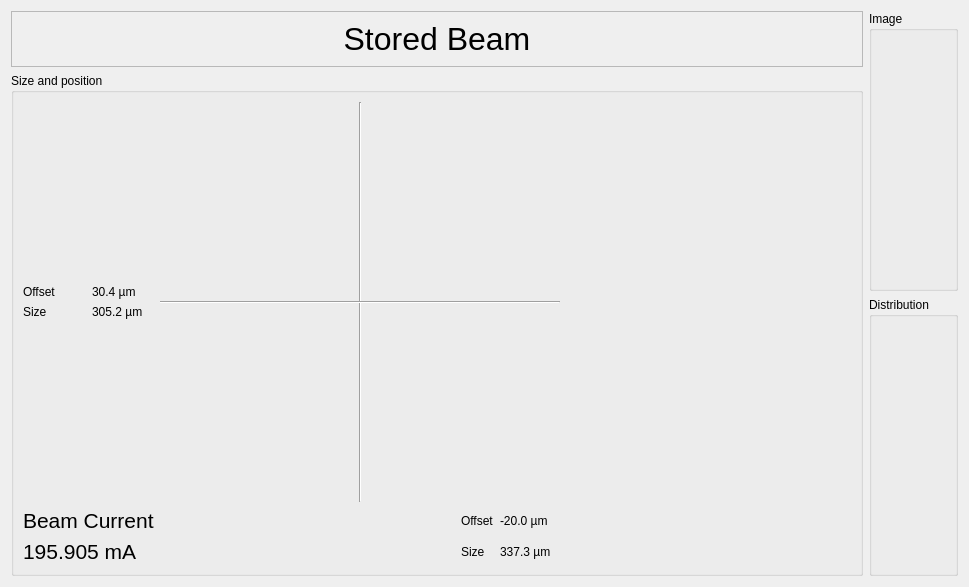
<?xml version="1.0" encoding="UTF-8"?>
<ui version="4.0">
 <class>Dialog</class>
 <widget class="QDialog" name="Dialog">
  <property name="geometry">
   <rect>
    <x>0</x>
    <y>0</y>
    <width>969</width>
    <height>565</height>
   </rect>
  </property>
  <property name="windowTitle">
   <string>Dialog</string>
  </property>
  <layout class="QHBoxLayout" name="horizontalLayout">
   <item>
    <layout class="QVBoxLayout" name="verticalLayout">
     <item>
      <widget class="QFrame" name="frame_2">
       <property name="frameShape">
        <enum>QFrame::StyledPanel</enum>
       </property>
       <property name="frameShadow">
        <enum>QFrame::Raised</enum>
       </property>
       <layout class="QGridLayout" name="gridLayout_6">
        <item row="0" column="0">
         <widget class="QLabel" name="label_2">
          <property name="font">
           <font>
            <pointsize>24</pointsize>
           </font>
          </property>
          <property name="text">
           <string>Stored Beam</string>
          </property>
          <property name="alignment">
           <set>Qt::AlignCenter</set>
          </property>
         </widget>
        </item>
       </layout>
      </widget>
     </item>
     <item>
      <widget class="QGroupBox" name="groupBox_3">
       <property name="title">
        <string>Size and position</string>
       </property>
       <layout class="QGridLayout" name="gridLayout_5">
        <item row="0" column="1">
         <widget class="QFrame" name="frame">
          <property name="sizePolicy">
           <sizepolicy hsizetype="Fixed" vsizetype="Fixed">
            <horstretch>0</horstretch>
            <verstretch>0</verstretch>
           </sizepolicy>
          </property>
          <property name="minimumSize">
           <size>
            <width>400</width>
            <height>400</height>
           </size>
          </property>
          <property name="maximumSize">
           <size>
            <width>400</width>
            <height>400</height>
           </size>
          </property>
          <property name="frameShape">
           <enum>QFrame::NoFrame</enum>
          </property>
          <property name="frameShadow">
           <enum>QFrame::Plain</enum>
          </property>
          <property name="lineWidth">
           <number>0</number>
          </property>
          <widget class="Line" name="line">
           <property name="geometry">
            <rect>
             <x>0</x>
             <y>190</y>
             <width>400</width>
             <height>20</height>
            </rect>
           </property>
           <property name="minimumSize">
            <size>
             <width>400</width>
             <height>20</height>
            </size>
           </property>
           <property name="maximumSize">
            <size>
             <width>400</width>
             <height>20</height>
            </size>
           </property>
           <property name="orientation">
            <enum>Qt::Horizontal</enum>
           </property>
          </widget>
          <widget class="Line" name="line_2">
           <property name="geometry">
            <rect>
             <x>190</x>
             <y>0</y>
             <width>20</width>
             <height>400</height>
            </rect>
           </property>
           <property name="minimumSize">
            <size>
             <width>20</width>
             <height>400</height>
            </size>
           </property>
           <property name="maximumSize">
            <size>
             <width>20</width>
             <height>400</height>
            </size>
           </property>
           <property name="orientation">
            <enum>Qt::Vertical</enum>
           </property>
          </widget>
          <widget class="QCaShapePlugin" name="qcashapeplugin">
           <property name="geometry">
            <rect>
             <x>0</x>
             <y>0</y>
             <width>400</width>
             <height>400</height>
            </rect>
           </property>
           <property name="sizePolicy">
            <sizepolicy hsizetype="Fixed" vsizetype="Fixed">
             <horstretch>0</horstretch>
             <verstretch>0</verstretch>
            </sizepolicy>
           </property>
           <property name="minimumSize">
            <size>
             <width>400</width>
             <height>400</height>
            </size>
           </property>
           <property name="maximumSize">
            <size>
             <width>400</width>
             <height>400</height>
            </size>
           </property>
           <property name="variable1" stdset="0">
            <string>SR10BM02IMG01:X_SIZE_MONITOR</string>
           </property>
           <property name="variable2" stdset="0">
            <string>SR10BM02IMG01:Y_SIZE_MONITOR</string>
           </property>
           <property name="variable3" stdset="0">
            <string>SR10BM02IMG01:X_OFFSET_MONITOR</string>
           </property>
           <property name="variable4" stdset="0">
            <string>SR10BM02IMG01:Y_OFFSET_MONITOR</string>
           </property>
           <property name="variable5" stdset="0">
            <string>SR11BCM01:CURRENT_MONITOR</string>
           </property>
           <property name="allowDrop">
            <bool>true</bool>
           </property>
           <property name="scale1" stdset="0">
            <double>0.002000000000000</double>
           </property>
           <property name="scale2" stdset="0">
            <double>0.002000000000000</double>
           </property>
           <property name="scale3" stdset="0">
            <double>1.000000000000000</double>
           </property>
           <property name="scale4" stdset="0">
            <double>-1.000000000000000</double>
           </property>
           <property name="scale5" stdset="0">
            <double>1.000000000000000</double>
           </property>
           <property name="offset3" stdset="0">
            <double>0.000000000000000</double>
           </property>
           <property name="offset4" stdset="0">
            <double>0.000000000000000</double>
           </property>
           <property name="originTranslation">
            <point>
             <x>-200</x>
             <y>-200</y>
            </point>
           </property>
           <property name="point1" stdset="0">
            <point>
             <x>-200</x>
             <y>-200</y>
            </point>
           </property>
           <property name="point2" stdset="0">
            <point>
             <x>400</x>
             <y>400</y>
            </point>
           </property>
           <property name="color1" stdset="0">
            <color>
             <red>255</red>
             <green>114</green>
             <blue>135</blue>
            </color>
           </property>
           <property name="shape" stdset="0">
            <enum>QCaShapePlugin::Ellipse</enum>
           </property>
          </widget>
          <zorder>qcashapeplugin</zorder>
          <zorder>line_2</zorder>
          <zorder>line</zorder>
         </widget>
        </item>
        <item row="0" column="0">
         <layout class="QGridLayout" name="gridLayout">
          <item row="1" column="0">
           <widget class="QLabel" name="label_11">
            <property name="text">
             <string>Offset</string>
            </property>
           </widget>
          </item>
          <item row="1" column="1">
           <widget class="QELabel" name="qelabel_6">
            <property name="text">
             <string>30.4 µm</string>
            </property>
            <property name="variable" stdset="0">
             <string>SR10BM02IMG01:Y_OFFSET_MONITOR</string>
            </property>
            <property name="allowDrop">
             <bool>true</bool>
            </property>
           </widget>
          </item>
          <item row="2" column="0">
           <widget class="QLabel" name="label_13">
            <property name="text">
             <string>Size</string>
            </property>
           </widget>
          </item>
          <item row="2" column="1">
           <widget class="QELabel" name="qelabel_7">
            <property name="text">
             <string>305.2 µm</string>
            </property>
            <property name="variable" stdset="0">
             <string>SR10BM02IMG01:Y_SIZE_MONITOR</string>
            </property>
           </widget>
          </item>
          <item row="3" column="1">
           <spacer name="verticalSpacer">
            <property name="orientation">
             <enum>Qt::Vertical</enum>
            </property>
            <property name="sizeHint" stdset="0">
             <size>
              <width>20</width>
              <height>40</height>
             </size>
            </property>
           </spacer>
          </item>
          <item row="0" column="1">
           <spacer name="verticalSpacer_2">
            <property name="orientation">
             <enum>Qt::Vertical</enum>
            </property>
            <property name="sizeHint" stdset="0">
             <size>
              <width>20</width>
              <height>40</height>
             </size>
            </property>
           </spacer>
          </item>
         </layout>
        </item>
        <item row="1" column="0">
         <layout class="QVBoxLayout" name="verticalLayout_3">
          <item>
           <widget class="QLabel" name="label_5">
            <property name="font">
             <font>
              <pointsize>16</pointsize>
             </font>
            </property>
            <property name="text">
             <string>Beam Current</string>
            </property>
           </widget>
          </item>
          <item>
           <widget class="QELabel" name="qelabel_5">
            <property name="font">
             <font>
              <pointsize>16</pointsize>
             </font>
            </property>
            <property name="text">
             <string>195.905 mA</string>
            </property>
            <property name="variable" stdset="0">
             <string>SR11BCM01:CURRENT_MONITOR</string>
            </property>
           </widget>
          </item>
         </layout>
        </item>
        <item row="1" column="1">
         <layout class="QGridLayout" name="gridLayout_2">
          <item row="0" column="1">
           <widget class="QLabel" name="label_3">
            <property name="text">
             <string>Offset</string>
            </property>
           </widget>
          </item>
          <item row="0" column="2">
           <widget class="QELabel" name="qelabel_3">
            <property name="text">
             <string>-20.0 µm</string>
            </property>
            <property name="variable" stdset="0">
             <string>SR10BM02IMG01:X_OFFSET_MONITOR</string>
            </property>
           </widget>
          </item>
          <item row="1" column="1">
           <widget class="QLabel" name="label">
            <property name="text">
             <string>Size</string>
            </property>
           </widget>
          </item>
          <item row="1" column="2">
           <widget class="QELabel" name="qelabel">
            <property name="text">
             <string>337.3 µm</string>
            </property>
            <property name="variable" stdset="0">
             <string>SR10BM02IMG01:X_SIZE_MONITOR</string>
            </property>
           </widget>
          </item>
          <item row="0" column="3">
           <spacer name="horizontalSpacer">
            <property name="orientation">
             <enum>Qt::Horizontal</enum>
            </property>
            <property name="sizeHint" stdset="0">
             <size>
              <width>40</width>
              <height>20</height>
             </size>
            </property>
           </spacer>
          </item>
          <item row="0" column="0">
           <spacer name="horizontalSpacer_2">
            <property name="orientation">
             <enum>Qt::Horizontal</enum>
            </property>
            <property name="sizeHint" stdset="0">
             <size>
              <width>40</width>
              <height>20</height>
             </size>
            </property>
           </spacer>
          </item>
         </layout>
        </item>
       </layout>
       <zorder>qcashapeplugin</zorder>
       <zorder>frame</zorder>
       <zorder>qcashapeplugin</zorder>
       <zorder>line_2</zorder>
       <zorder>line</zorder>
       <zorder>frame</zorder>
       <zorder>gridLayoutWidget</zorder>
       <zorder>verticalLayoutWidget_3</zorder>
       <zorder>gridLayoutWidget_2</zorder>
      </widget>
     </item>
    </layout>
   </item>
   <item>
    <layout class="QVBoxLayout" name="verticalLayout_2">
     <item>
      <widget class="QGroupBox" name="groupBox_2">
       <property name="title">
        <string>Image</string>
       </property>
       <layout class="QGridLayout" name="gridLayout_4">
        <item row="0" column="0">
         <widget class="QEImage" name="qeimage">
          <property name="imageVariable" stdset="0">
           <string>SR10BM02IMG01:DATA_MONITOR</string>
          </property>
          <property name="widthVariable" stdset="0">
           <string>SR10BM02IMG01:WIDTH_MONITOR</string>
          </property>
          <property name="heightVariable" stdset="0">
           <string>SR10BM02IMG01:HEIGHT_MONITOR</string>
          </property>
          <property name="formatOption" stdset="0">
           <enum>QEImage::Grey_8</enum>
          </property>
          <property name="enableProfileSelection">
           <bool>true</bool>
          </property>
          <property name="resizeOption" stdset="0">
           <enum>QEImage::Zoom</enum>
          </property>
          <property name="zoom">
           <number>400</number>
          </property>
         </widget>
        </item>
       </layout>
      </widget>
     </item>
     <item>
      <widget class="QGroupBox" name="groupBox">
       <property name="title">
        <string>Distribution</string>
       </property>
       <layout class="QGridLayout" name="gridLayout_3">
        <item row="0" column="0">
         <widget class="QEPlot" name="qeplot">
          <property name="minimumSize">
           <size>
            <width>0</width>
            <height>150</height>
           </size>
          </property>
          <property name="maximumSize">
           <size>
            <width>16777215</width>
            <height>150</height>
           </size>
          </property>
          <property name="variable1" stdset="0">
           <string>SR10BM02IMG01:XDIST_MONITOR</string>
          </property>
          <property name="variable2" stdset="0">
           <string>SR10BM02IMG01:YDIST_MONITOR</string>
          </property>
          <property name="traceColor1">
           <color>
            <red>0</red>
            <green>128</green>
            <blue>0</blue>
           </color>
          </property>
          <property name="traceLegend1">
           <string>X</string>
          </property>
          <property name="traceLegend2">
           <string>Y</string>
          </property>
         </widget>
        </item>
       </layout>
      </widget>
     </item>
    </layout>
   </item>
  </layout>
  <zorder>label_2</zorder>
  <zorder>verticalLayoutWidget</zorder>
  <zorder>verticalLayoutWidget_2</zorder>
 </widget>
 <customwidgets>
  <customwidget>
   <class>QwtPlot</class>
   <extends>QFrame</extends>
   <header>qwt_plot.h</header>
  </customwidget>
  <customwidget>
   <class>QELabel</class>
   <extends>QLabel</extends>
   <header>QELabel.h</header>
  </customwidget>
  <customwidget>
   <class>QEShape</class>
   <extends>QWidget</extends>
   <header>QEShape.h</header>
  </customwidget>
  <customwidget>
   <class>QEPlot</class>
   <extends>QwtPlot</extends>
   <header>QEPlot.h</header>
  </customwidget>
  <customwidget>
   <class>QEImage</class>
   <extends>QFrame</extends>
   <header>QEImage.h</header>
  </customwidget>
  <customwidget>
   <class>QCaShapePlugin</class>
   <extends>QEShape</extends>
   <header>QCaShapePlugin.h</header>
  </customwidget>
 </customwidgets>
 <resources/>
 <connections/>
</ui>
